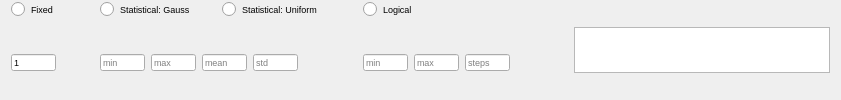
              <widget class="QFrame" name="frame_79">
               <property name="frameShape">
                <enum>QFrame::NoFrame</enum>
               </property>
               <property name="frameShadow">
                <enum>QFrame::Plain</enum>
               </property>
               <layout class="QHBoxLayout" name="horizontalLayout_53">
                <property name="topMargin">
                 <number>0</number>
                </property>
                <property name="bottomMargin">
                 <number>0</number>
                </property>
                <item>
                 <widget class="QFrame" name="frame_80">
                  <property name="frameShape">
                   <enum>QFrame::NoFrame</enum>
                  </property>
                  <property name="frameShadow">
                   <enum>QFrame::Plain</enum>
                  </property>
                  <layout class="QGridLayout" name="gridLayout_32">
                   <property name="leftMargin">
                    <number>0</number>
                   </property>
                   <property name="topMargin">
                    <number>0</number>
                   </property>
                   <property name="bottomMargin">
                    <number>0</number>
                   </property>
                   <item row="0" column="3">
                    <widget class="QRadioButton" name="radio_log_psoil">
                     <property name="font">
                      <font>
                       <pointsize>7</pointsize>
                      </font>
                     </property>
                     <property name="text">
                      <string>Logical</string>
                     </property>
                     <attribute name="buttonGroup">
                      <string notr="true">buttonGroup_13</string>
                     </attribute>
                    </widget>
                   </item>
                   <item row="0" column="0">
                    <widget class="QRadioButton" name="radio_fix_psoil">
                     <property name="font">
                      <font>
                       <pointsize>7</pointsize>
                      </font>
                     </property>
                     <property name="text">
                      <string>Fixed</string>
                     </property>
                     <property name="iconSize">
                      <size>
                       <width>12</width>
                       <height>12</height>
                      </size>
                     </property>
                     <attribute name="buttonGroup">
                      <string notr="true">buttonGroup_13</string>
                     </attribute>
                    </widget>
                   </item>
                   <item row="1" column="4">
                    <spacer name="horizontalSpacer_55">
                     <property name="orientation">
                      <enum>Qt::Horizontal</enum>
                     </property>
                     <property name="sizeHint" stdset="0">
                      <size>
                       <width>40</width>
                       <height>20</height>
                      </size>
                     </property>
                    </spacer>
                   </item>
                   <item row="1" column="0">
                    <widget class="QFrame" name="frame_81">
                     <property name="frameShape">
                      <enum>QFrame::NoFrame</enum>
                     </property>
                     <property name="frameShadow">
                      <enum>QFrame::Plain</enum>
                     </property>
                     <layout class="QHBoxLayout" name="horizontalLayout_54">
                      <property name="leftMargin">
                       <number>0</number>
                      </property>
                      <property name="topMargin">
                       <number>0</number>
                      </property>
                      <property name="bottomMargin">
                       <number>0</number>
                      </property>
                      <item>
                       <widget class="QLineEdit" name="txt_fix_psoil">
                        <property name="maximumSize">
                         <size>
                          <width>45</width>
                          <height>17</height>
                         </size>
                        </property>
                        <property name="font">
                         <font>
                          <pointsize>7</pointsize>
                         </font>
                        </property>
                        <property name="text">
                         <string>1</string>
                        </property>
                        <property name="placeholderText">
                         <string>value</string>
                        </property>
                       </widget>
                      </item>
                      <item>
                       <spacer name="horizontalSpacer_56">
                        <property name="orientation">
                         <enum>Qt::Horizontal</enum>
                        </property>
                        <property name="sizeType">
                         <enum>QSizePolicy::Maximum</enum>
                        </property>
                        <property name="sizeHint" stdset="0">
                         <size>
                          <width>20</width>
                          <height>20</height>
                         </size>
                        </property>
                       </spacer>
                      </item>
                     </layout>
                    </widget>
                   </item>
                   <item row="1" column="3">
                    <widget class="QFrame" name="frame_82">
                     <property name="frameShape">
                      <enum>QFrame::NoFrame</enum>
                     </property>
                     <property name="frameShadow">
                      <enum>QFrame::Plain</enum>
                     </property>
                     <layout class="QHBoxLayout" name="horizontalLayout_55">
                      <property name="leftMargin">
                       <number>0</number>
                      </property>
                      <property name="topMargin">
                       <number>0</number>
                      </property>
                      <property name="bottomMargin">
                       <number>0</number>
                      </property>
                      <item>
                       <widget class="QLineEdit" name="txt_log_min_psoil">
                        <property name="maximumSize">
                         <size>
                          <width>45</width>
                          <height>17</height>
                         </size>
                        </property>
                        <property name="font">
                         <font>
                          <pointsize>7</pointsize>
                         </font>
                        </property>
                        <property name="placeholderText">
                         <string>min</string>
                        </property>
                       </widget>
                      </item>
                      <item>
                       <widget class="QLineEdit" name="txt_log_max_psoil">
                        <property name="maximumSize">
                         <size>
                          <width>45</width>
                          <height>17</height>
                         </size>
                        </property>
                        <property name="font">
                         <font>
                          <pointsize>7</pointsize>
                         </font>
                        </property>
                        <property name="placeholderText">
                         <string>max</string>
                        </property>
                       </widget>
                      </item>
                      <item>
                       <widget class="QLineEdit" name="txt_log_steps_psoil">
                        <property name="maximumSize">
                         <size>
                          <width>45</width>
                          <height>17</height>
                         </size>
                        </property>
                        <property name="font">
                         <font>
                          <pointsize>7</pointsize>
                         </font>
                        </property>
                        <property name="placeholderText">
                         <string>steps</string>
                        </property>
                       </widget>
                      </item>
                     </layout>
                    </widget>
                   </item>
                   <item row="0" column="1">
                    <widget class="QFrame" name="frame_83">
                     <property name="frameShape">
                      <enum>QFrame::NoFrame</enum>
                     </property>
                     <property name="frameShadow">
                      <enum>QFrame::Plain</enum>
                     </property>
                     <layout class="QHBoxLayout" name="horizontalLayout_56">
                      <property name="topMargin">
                       <number>0</number>
                      </property>
                      <property name="bottomMargin">
                       <number>0</number>
                      </property>
                      <item>
                       <widget class="QRadioButton" name="radio_gauss_psoil">
                        <property name="font">
                         <font>
                          <pointsize>7</pointsize>
                         </font>
                        </property>
                        <property name="text">
                         <string>Statistical: Gauss</string>
                        </property>
                        <attribute name="buttonGroup">
                         <string notr="true">buttonGroup_13</string>
                        </attribute>
                       </widget>
                      </item>
                      <item>
                       <widget class="QRadioButton" name="radio_uni_psoil">
                        <property name="font">
                         <font>
                          <pointsize>7</pointsize>
                         </font>
                        </property>
                        <property name="text">
                         <string>Statistical: Uniform</string>
                        </property>
                        <attribute name="buttonGroup">
                         <string notr="true">buttonGroup_13</string>
                        </attribute>
                       </widget>
                      </item>
                      <item>
                       <spacer name="horizontalSpacer_57">
                        <property name="orientation">
                         <enum>Qt::Horizontal</enum>
                        </property>
                        <property name="sizeType">
                         <enum>QSizePolicy::Maximum</enum>
                        </property>
                        <property name="sizeHint" stdset="0">
                         <size>
                          <width>10</width>
                          <height>20</height>
                         </size>
                        </property>
                       </spacer>
                      </item>
                     </layout>
                    </widget>
                   </item>
                   <item row="1" column="1">
                    <widget class="QFrame" name="frame_84">
                     <property name="frameShape">
                      <enum>QFrame::NoFrame</enum>
                     </property>
                     <property name="frameShadow">
                      <enum>QFrame::Plain</enum>
                     </property>
                     <layout class="QGridLayout" name="gridLayout_33">
                      <property name="leftMargin">
                       <number>9</number>
                      </property>
                      <property name="topMargin">
                       <number>0</number>
                      </property>
                      <property name="bottomMargin">
                       <number>0</number>
                      </property>
                      <item row="0" column="0">
                       <widget class="QLineEdit" name="txt_gauss_min_psoil">
                        <property name="maximumSize">
                         <size>
                          <width>45</width>
                          <height>17</height>
                         </size>
                        </property>
                        <property name="font">
                         <font>
                          <pointsize>7</pointsize>
                         </font>
                        </property>
                        <property name="placeholderText">
                         <string>min</string>
                        </property>
                       </widget>
                      </item>
                      <item row="0" column="1">
                       <widget class="QLineEdit" name="txt_gauss_max_psoil">
                        <property name="maximumSize">
                         <size>
                          <width>45</width>
                          <height>17</height>
                         </size>
                        </property>
                        <property name="font">
                         <font>
                          <pointsize>7</pointsize>
                         </font>
                        </property>
                        <property name="placeholderText">
                         <string>max</string>
                        </property>
                       </widget>
                      </item>
                      <item row="0" column="3">
                       <widget class="QLineEdit" name="txt_gauss_std_psoil">
                        <property name="maximumSize">
                         <size>
                          <width>45</width>
                          <height>17</height>
                         </size>
                        </property>
                        <property name="font">
                         <font>
                          <pointsize>7</pointsize>
                         </font>
                        </property>
                        <property name="placeholderText">
                         <string>std</string>
                        </property>
                       </widget>
                      </item>
                      <item row="0" column="2">
                       <widget class="QLineEdit" name="txt_gauss_mean_psoil">
                        <property name="maximumSize">
                         <size>
                          <width>45</width>
                          <height>17</height>
                         </size>
                        </property>
                        <property name="font">
                         <font>
                          <pointsize>7</pointsize>
                         </font>
                        </property>
                        <property name="placeholderText">
                         <string>mean</string>
                        </property>
                       </widget>
                      </item>
                      <item row="0" column="4">
                       <spacer name="horizontalSpacer_58">
                        <property name="orientation">
                         <enum>Qt::Horizontal</enum>
                        </property>
                        <property name="sizeType">
                         <enum>QSizePolicy::Maximum</enum>
                        </property>
                        <property name="sizeHint" stdset="0">
                         <size>
                          <width>50</width>
                          <height>20</height>
                         </size>
                        </property>
                       </spacer>
                      </item>
                     </layout>
                    </widget>
                   </item>
                  </layout>
                 </widget>
                </item>
                <item>
                 <widget class="PlotWidget" name="viewPsoil">
                  <property name="sizePolicy">
                   <sizepolicy hsizetype="Expanding" vsizetype="Fixed">
                    <horstretch>0</horstretch>
                    <verstretch>0</verstretch>
                   </sizepolicy>
                  </property>
                  <property name="maximumSize">
                   <size>
                    <width>16777215</width>
                    <height>46</height>
                   </size>
                  </property>
                  <property name="styleSheet">
                   <string notr="true">border-right-color: rgb(255, 255, 127);</string>
                  </property>
                 </widget>
                </item>
               </layout>
              </widget>
